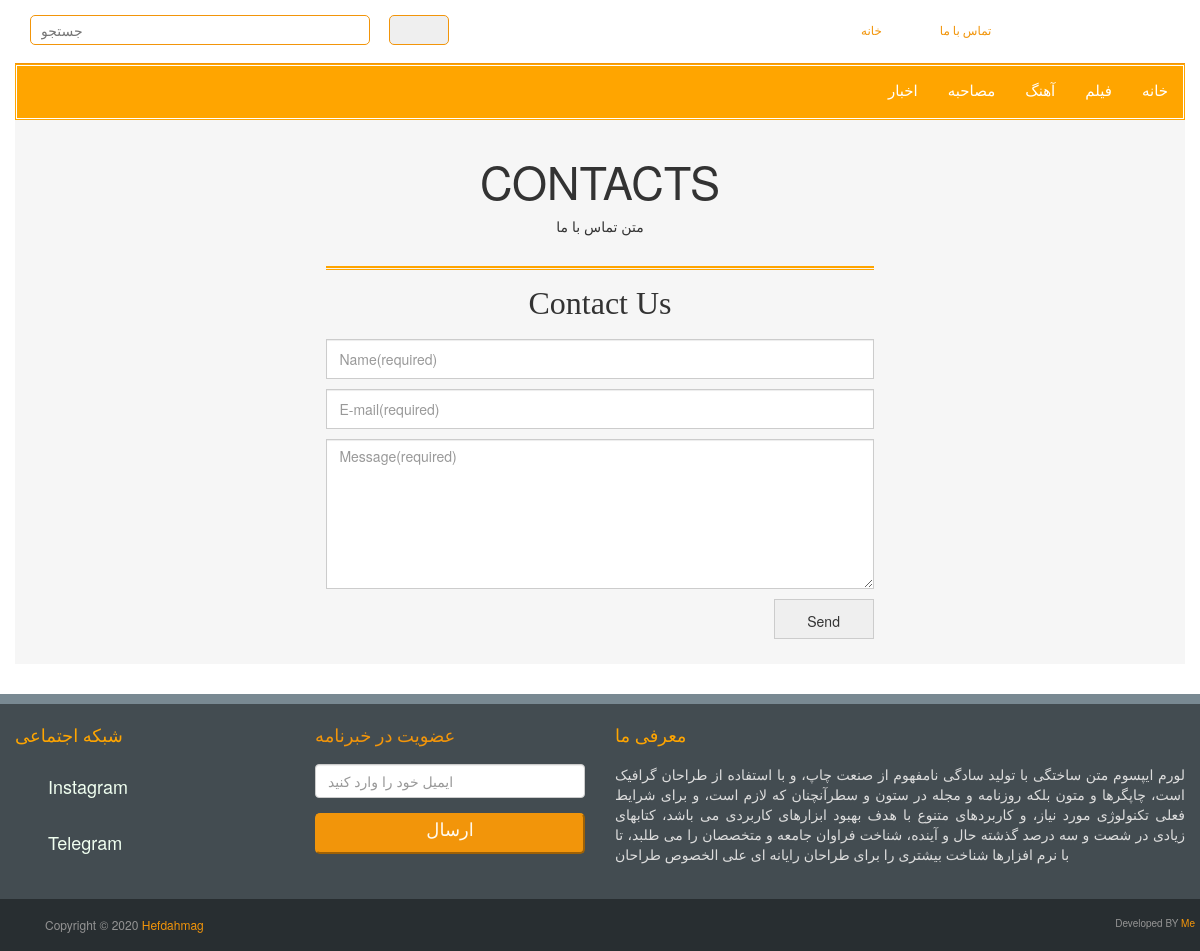
Page /contact/ on the committed database.
### cat/models.py (models this page shows, shortened)
class Cat(models.Model):
    name = models.TextField(max_length=100 , default="-")
    count = models.IntegerField(default=0)
    time_cat = models.CharField(max_length=100 ,default="-" )
    date_cat =models.CharField(max_length=100 , default="-")

### sitesetting/models.py (models this page shows, shortened)
class Sitesetting(models.Model):
    sitename=models.CharField(max_length=100 )
    email=models.CharField(max_length=100)
    insta=models.CharField(max_length=100)
    tlg = models.CharField(max_length=100)
    address=models.CharField(max_length=100)
    name = models.TextField(max_length=100 , default="-")
    email = models.TextField(max_length=100 , default="-")
    bio = models.TextField(max_length=100 , default="-")
    contact_txt = models.TextField(max_length=500 , default="-")
    logo = models.TextField(max_length=100)
    logourl = models.TextField(max_length=100)
    banner1 = models.TextField(max_length=100)
    banner1url = models.TextField(max_length=100 )
    banner2 = models.TextField(max_length=100, default="-")
    banner2url = models.TextField(max_length=100 , default="-")
    banner3 = models.TextField(max_length=100, default="-")
    banner3url = models.TextField(max_length=100 , default="-")
    tag = models.TextField(max_length=500 , default="-")
    biotext= models.TextField(max_length=300 )

### contact/views.py (the view, shortened to what this page needs)
# urls.py: path('contact/',views.contact,name='contact'),
def contact(request):
    now = datetime.datetime.now()
    year = now.year
    month = now.month
    day = now.day
    today = shamsiDate(int(year),int(month),int(day))
    time = str(now.hour)+":"+str(now.minute)
    news=News.objects.all().order_by('-pk')
    cat=Cat.objects.all()
    setting = Sitesetting.objects.get(pk=1)
    contact=Contact.objects.all()
    return render(request , 'front/contact.html' ,{'news':news, 'cat':cat ,  'setting':setting  , 'contact':contact} )

### main/dateconverter.py (called while the page is built, shortened)
def gLeapYear(y):
    if (y % 4 == 0) and ((y % 100 != 0) or (y % 400 == 0)):
        return True
    else:
        return False

def shamsiDate(gyear, gmonth, gday):
    _gl = [0, 31, 60, 91, 121, 152, 182, 213, 244, 274, 305, 335]
    _g = [0, 31, 59, 90, 120, 151, 181, 212, 243, 273, 304, 334]
    deydiffjan = 10
    if gLeapYear(gyear - 1):
        deydiffjan = 11
    if gLeapYear(gyear):
        gd = _gl[gmonth - 1] + gday
    else:
        gd = _g[gmonth - 1] + gday
    if gd > 79:
        sy = gyear - 621
        gd = gd - 79
        if gd <= 186:
            gmod = gd % 31
            if gmod == 0:
                sd = 31
                sm = int(gd / 31)
            else:
                sd = gmod
                sm = int(gd / 31) + 1
    if len(str(sd)) == 1 :
        p = "0" + str(sd)
    else:
        p = str(sd)
    if len(str(sm)) == 1 :
        n = "0" + str(sm)
    else:
        n = str(sm)
    result = str(sy) + '/' + n + '/' + p
    return result

### main/templates/front/contact.html (shortened to what this page needs)
{%extends 'front/master.html'%} {% load static %} {% load qr_code %} {%block mainblock%}
<section id="mainContent">
    <div class="content_top">
        <div class="row">
            <div class="col-lg-6 col-md-6 col-sm6">
            </div>
            <div class="col-lg-6 col-md-6 col-sm6">
            </div>
        </div>
    </div>
    <section id="ContactContent">
        <div class="row">
            <div class="col-lg-12 col-md-12 col-sm-12">
                <div class="contact_area">
                    <h1>Contacts</h1>
                    <p> {{setting.contact_txt | safe }}</p>
                    <div class="contact_bottom">
                        <div class="contact_us wow fadeInRightBig">
                            <h2>Contact Us</h2>
                            <form action="{% url 'contact' %}" method="POST" class="contact_form">
                                <input class="form-control" type="text" id="namecu" name="namecu" placeholder="Name(required)">
                                <input class="form-control" type="email" id="emailcu" name="emailcu" placeholder="E-mail(required)">
                                <textarea class="form-control" cols="30" rows="10" id="textcu" name="textcu" placeholder="Message(required)"></textarea>
                                <input type="submit" value="Send">
                            </form>
                        </div>
                    </div>
                </div>
            </div>
        </div>
    </section>
    </div>
{% endblock%}

### main/templates/front/master.html (shortened to what this page needs)
{% load static %}
<!DOCTYPE html>
<html>
<head>
    <link rel="stylesheet" type="text/css" href="{% static 'front/assets/css/bootstrap.min.css'%}">
    <link rel="stylesheet" type="text/css" href="{% static 'front/assets/css/font-awesome.min.css'%}">
    <link rel="stylesheet" type="text/css" href="{% static 'front/assets/css/animate.css'%}">
    <link rel="stylesheet" type="text/css" href="{% static 'front/assets/css/slick.css'%}">
    <link rel="stylesheet" type="text/css" href="{% static 'front/assets/css/theme.css'%}">
    <link rel="stylesheet" type="text/css" href="{% static 'front/assets/css/style.css'%}">
</head>
<body>
    <div class="container">
        <header id="header">
            <div class="row">
                <div class="col-lg-12 col-md-12">
                    <div class="header_top">
                        <div class="header_top_right">
                            <ul class="top_nav">
                                <li><a style="margin: 15px; color: #F2950A;" href="/">خانه</a></li>
                                <li><a style="margin: 15px; color: #F2950A;" href="/contact">تماس با ما</a></li>
                            </ul>
                        </div>
                        <div class="header_top_left">
                            <form action=" {% url 'nsearch' %}" method="POST">
                                <input id="txt" name="txt" type="text" placeholder="جستجو" style="width: 340px; height: 30px; border-radius: 5px; border: 1px solid #F2950A; padding: 10px;margin: 15px;">
                                <button style="width: 60px;height:30px ; border-radius: 5px; border: 1px solid #F2950A;" type="submit" class="button-search" value=""><i class="fa fa-search" aria-hidden="true"></i></button>
                            </form>
                        </div>
                    </div>
                </div>
            </div>
        </header>
        <div id="navarea">
            <nav class="navbar navbar-default" role="navigation">
                <div class="container-fluid">
                    <div id="navbar" class="navbar-collapse collapse">
                        <ul class="nav navbar-nav custom_nav">
                            <li style="float: right;" class=""><a href="/">خانه</a></li>
                            {% for i in cat %} {% if i.pk == 1 %}
                            <li style="float: right;"><a href="/film">{{i.name}}</a></li>
                            {% endif %} {% if i.pk == 2 %}
                            <li style="float: right;"><a href="/music">{{i.name}}</a></li>
                            {% endif %} {% if i.pk == 3 %}
                            <li style="float: right;"><a href="/interview">{{i.name}}</a></li>
                            {% endif %} {% if i.pk == 4 %}
                            <li style="float: right;"><a href="/news">{{i.name}}</a></li>
                            {% endif %} {% endfor %}
                        </ul>
                    </div>
                </div>
            </nav>
        </div>
        {%block mainblock%} {% endblock %}
        <footer id="footer">
            <div class="footer_top">
                <div class="container">
                    <div class="row">
                        <div class="col-lg-3 col-md-4 col-sm-4">
                            <div class="single_footer_top wow fadeInRight">
                                <h2> شبکه اجتماعی </h2>
                                <ul>
                                    <li style="font-size: large;"><i style="color: darkgray;" class="fa fa-instagram fa-2x" aria-hidden="true"></i><a style="color:honeydew;" href="{{setting.insta}}">  Instagram</a>
                                    </li>
                                    <br>
                                    <li style="font-size: large;"><i style="color: darkgray;" class="fa fa-paper-plane fa-2x" aria-hidden="true"></i> <a style="color: honeydew;" href="{{setting.tlg}}">  Telegram</a></li>
                                </ul>
                            </div>
                        </div>
                        <div class="col-lg-3 col-md-4 col-sm-4">
                            <div class="single_footer_top wow fadeInRight">
                                <h2 style="color: #F2950A;">عضویت در خبرنامه</h2>
                                <div class="blog_archive wow fadeInDown">
                                    <div class="form-group">
                                        <input id="mail" name="mail" class="form-control" type="text" placeholder="ایمیل خود را وارد کنید " />
                                    </div>
                                    <div class="form-group">
                                        <button style=" width: 100% ;border-radius: 5px; border-color:#F2950A; font-size: large; background-color: #F2950A;"> <p style="color: floralwhite;"> ارسال</p></button>
                                    </div>
                                </div>
                            </div>
                        </div>
                        <div class="col-lg-6 col-md-4 col-sm-4">
                            <div class="single_footer_top wow fadeInRight">
                                <h2> معرفی ما</h2>
                                <p>{{setting.biotext | safe}}</p>
                            </div>
                        </div>
                    </div>
                </div>
            </div>
            <div class="footer_bottom">
                <div class="container">
                    <div class="row">
                        <div class="col-lg-6 col-md-6 col-sm-6 col-xs-12">
                            <div class="footer_bottom_left">
                                <p>Copyright &copy; 2020 <a style="color:#F2950A ;" href="">Hefdahmag</a></p>
                            </div>
                        </div>
                        <div class="col-lg-6 col-md-6 col-sm-6 col-xs-12">
                            <div class="footer_bottom_right">
                                <p>Developed BY <a style="color:#F2950A ;" href="">Me</a></p>
                            </div>
                        </div>
                    </div>
                </div>
            </div>
        </footer>
</body>
</html>

### main/static/front/assets/css/theme.css (style rules this page uses)
.navbar-default { background-color:#ffa500; border-color:#ffa500 }
.contact_us { border-top:2px solid #ffa500 }
.contact_us:before { border-bottom:1px solid #ffa500 }
.single_footer_top > h2 { color:#ffa500 }

### main/static/front/assets/css/style.css (style rules this page uses)
body { background-color: #fff; color: #333; overflow-x: hidden !important }
ul { padding: 0; margin: 0; list-style: none }
a { text-decoration: none; color: #798992 }
h2 { font-family: 'Dirooz'; line-height: 23px }
#header { float: left; display: inline; width: 100%; background-color: solid #F2950A; }
.header_top { display: inline; float: left; width: 100%; border-bottom: 1px solid #F2950A }
.header_top_left { float: left; display: inline; width: 70% }
.top_nav { text-align: left }
.top_nav li { display: inline-block }
.top_nav li a { color: #798992; display: inline-block; font-family: 'Dirooz'; font-size: 12px; padding: 8px 12px; text-transform: uppercase; -webkit-transition: all 0.5; -o-transition: all 0.5; transition: all 0.5 }
.header_top_right { float: right; display: inline; width: 30%; text-align: right }
#navarea { float: left; display: inline; width: 100% }
.navbar-default { border-radius: 0; padding: 0; margin-bottom: 0px }
.container-fluid { padding-left: 0; padding-right: 0 }
.navbar-collapse { padding-left: 0; padding-right: 0 }
.custom_nav { border: 1px solid #fff; width: 100% }
.navbar-default .navbar-nav>li>a { color: #fff; display: block; font-family: 'Dirooz'; font-size: 15px; text-decoration: none; text-transform: uppercase; border-top: 2px solid transparent; border-bottom: 2px solid transparent; margin-top: -2px; margin-bottom: -2px; padding-bottom: 17px; -webkit-transition: all 0.5s; -o-transition: all 0.5s; transition: all 0.5s }
#mainContent { background-color: #f6f6f6; display: inline; float: left; padding-top: 15px; width: 100% }
.content_top { float: left; display: inline; width: 100% }
.blog_archive { display: inline; float: left; width: 100%; margin-bottom: 15px }
#footer { float: left; display: inline; width: 100%; border-top: 10px solid #798992; margin-top: 30px }
.footer_top { background-color: #434c51; display: inline; float: left; padding: 15px 0; width: 100% }
.single_footer_top { float: left; display: inline; width: 100% }
.single_footer_top>h2 { font-size: 18px; margin: 0 0 10px; padding: 6px 0; text-transform: uppercase }
.single_footer_top p { color: #ddd }
.footer_bottom { float: left; display: inline; width: 100%; background: none repeat scroll 0 0 #282e31; color: #eee; font-size: 12px; padding: 8px 20px }
.footer_bottom_left { float: left; display: inline; width: 100% }
.footer_bottom_left p, .footer_bottom_right p { color: #949494; margin: 9px 10px 10px }
.footer_bottom_right p { font-size: 10px }
.footer_bottom_right { float: left; display: inline; width: 100%; text-align: right }
#ContactContent { float: left; display: inline; width: 100% }
.contact_area { display: inline; float: left; padding: 0 15px 25px; width: 100% }
.contact_area h1 { font-size: 45px; font-weight: 400; text-transform: uppercase; text-align: center }
.contact_area>p { text-align: center }
.contact_bottom { float: left; display: inline; width: 100% }
.contact_us { width: 48%; position: relative; margin-top: 30px; margin: 20px auto }
.our_office:before, .contact_us:before { content: ""; left: 0; position: absolute; top: 1px; width: 100% }
.contact_us>h2 { font-size: 32px; margin: 24px 0; text-align: center }
.contact_form input[type="text"], .contact_form input[type="email"] { border-radius: 0; height: 40px; margin-bottom: 10px; width: 100% }
.contact_form textarea { width: 100%; height: 150px; border-radius: 0px; margin-bottom: 10px }
.contact_form input[type="submit"] { float: right; height: 40px; line-height: 40px; width: 100px; border: 1px solid #ccc; -webkit-transition: all 0.5s; -mz-transition: all 0.5s; -ms-transition: all 0.5s; -o-transition: all 0.5s; transition: all 0.5s }

### rows in the picture
Cat: name "فیلم"
Cat: name "آهنگ"
Cat: name "مصاحبه"
Cat: name "اخبار"
Sitesetting: contact_txt "متن تماس با ما", biotext "لورم ایپسوم متن ساختگی با تولید سادگی نامفهوم از صنعت چاپ، و با استفاده از طراحان گرافیک است، چاپگرها و متون بلکه روزنامه و مجله در ستون و سطرآنچنان که لازم است، و برای شرایط فعلی تکنولوژی مورد نیاز، و کاربردهای متنوع با هدف بهبود ابزارهای کاربردی می باشد، کتابهای زیادی در شصت و سه درصد گذشته حال و آینده، شناخت فراوان جامعه و متخصصان را می طلبد، تا با نرم افزارها شناخت بیشتری را برای طراحان رایانه ای علی الخصوص طراحان"
